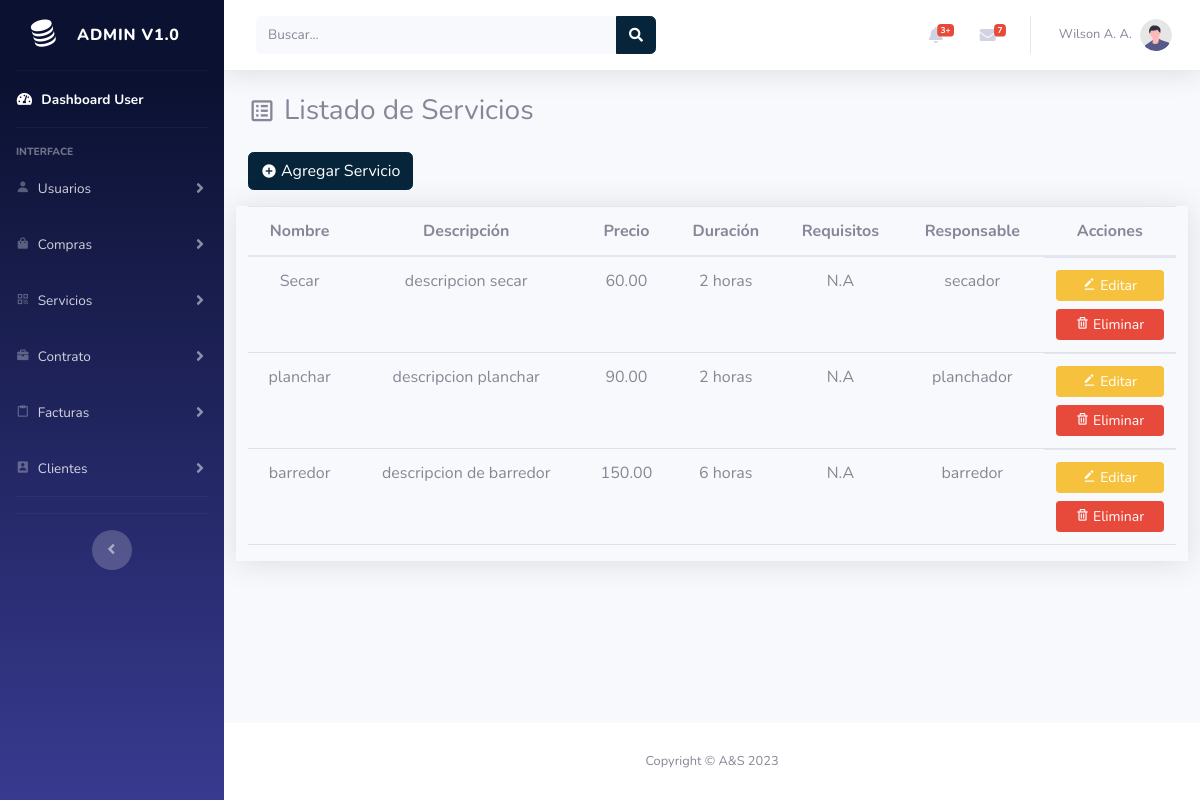
Screenshot of /dashboard-user/servicios.php (signed in) with the database file from the repository.
### tables this page shows
CREATE TABLE `servicio` (
  `id` int(11) NOT NULL,
  `nombre_servicio` varchar(100) NOT NULL,
  `descripcion` text DEFAULT NULL,
  `precio` decimal(10,2) DEFAULT NULL,
  `duracion` varchar(50) DEFAULT NULL,
  `requisitos` text DEFAULT NULL,
  `responsable` varchar(100) DEFAULT NULL
);

### dashboard-user/servicios.php (the view, shortened to what this page needs)
<?php include 'partials/header.php' ?>
<?php
$statement = $conn->query("SELECT * FROM servicio");
$resultado = $statement->fetchAll(PDO::FETCH_ASSOC);
?>
<div id="wrapper">
    <?php include 'partials/sidebar.php' ?>
    <div id="content-wrapper" class="d-flex flex-column">
        <div id="content">
            <?php include 'partials/topbar.php' ?>
            <div class="container-fluid">
                <div class="d-sm-flex align-items-center justify-content-between mb-4">
                    <h1 class="h3 d-flex align-items-center gap-2 m-0"><i class="bx bx-spreadsheet"></i> Listado de Servicios</h1>
                </div>
                <p>
                    <a href="addServicio.php" class="text-decoration-none">
                        <button class="btn btn-primary d-flex align-items-center gap-1"><i class="bx bxs-plus-circle"></i> Agregar Servicio</button>
                    </a>
                </p>
            </div>
            <div class="container-fluid">
                <div class="row">
                    <div class="table-responsive shadow">
                        <table class="table">
                            <thead>
                                <tr>
                                    <th class="text-center" scope="col">Nombre</th>
                                    <th class="text-center" scope="col">Descripción</th>
                                    <th class="text-center" scope="col">Precio</th>
                                    <th class="text-center" scope="col">Duración</th>
                                    <th class="text-center" scope="col">Requisitos</th>
                                    <th class="text-center" scope="col">Responsable</th>
                                    <th class="text-center" scope="col">Acciones</th>
                                </tr>
                            </thead>
                            <tbody>
                                <?php
                                foreach ($resultado as $elements) : ?>
                                    <tr>
                                        <td class="text-center"><?= $elements["nombre_servicio"] ?></td>
                                        <td class="text-center"><?= $elements["descripcion"] ?></td>
                                        <td class="text-center"><?= $elements["precio"] ?></td>
                                        <td class="text-center"><?= $elements["duracion"] ?></td>
                                        <td class="text-center"><?= $elements["requisitos"] ?></td>
                                        <td class="text-center"><?= $elements["responsable"] ?></td>
                                        <td class="d-grid gap-2 sin_border_bottom">
                                            <a href="editServicio.php?id=<?= $elements["id"] ?>" class="btn btn-warning btn-sm"><i class='bx bxs-edit-alt'></i> Editar</a>
                                            <a href="deleteServicio.php?id=<?= $elements["id"] ?>" class="btn btn-danger btn-sm"><i class='bx bx-trash'></i> Eliminar</a>
                                        </td>
                                    </tr>
                                <?php endforeach ?>
                            </tbody>
                        </table>
                    </div>
                </div>
            </div>
        </div>
        <?php include 'partials/footer.php' ?>

### rows the page displays
servicio: nombre_servicio "Secar", descripcion "descripcion secar", precio "60.00", duracion "2 horas", requisitos "N.A", responsable "secador"
servicio: nombre_servicio "planchar", descripcion "descripcion planchar", precio "90.00", duracion "2 horas", requisitos "N.A", responsable "planchador"
servicio: nombre_servicio "barredor", descripcion "descripcion de barredor", precio "150.00", duracion "6 horas", requisitos "N.A", responsable "barredor"

### other values shown
$_SESSION["user"]["nombre_usuario"] "Wilson A. A."
